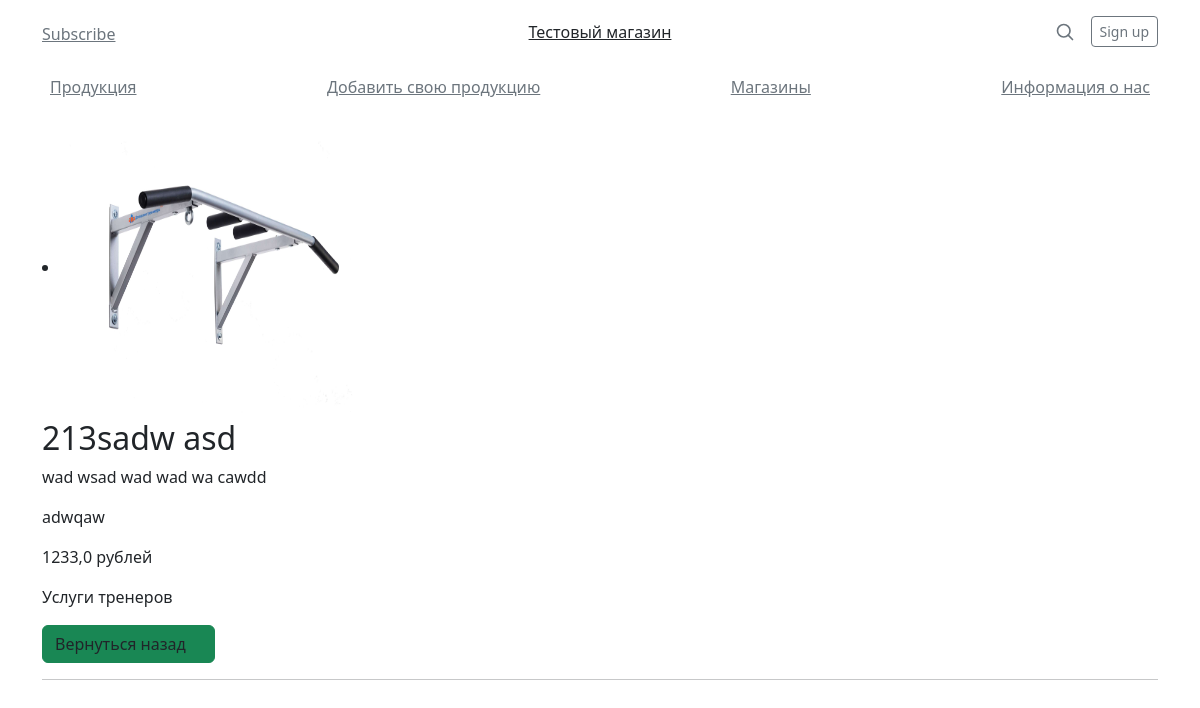
Page /tovar/5 on the earlier database version.
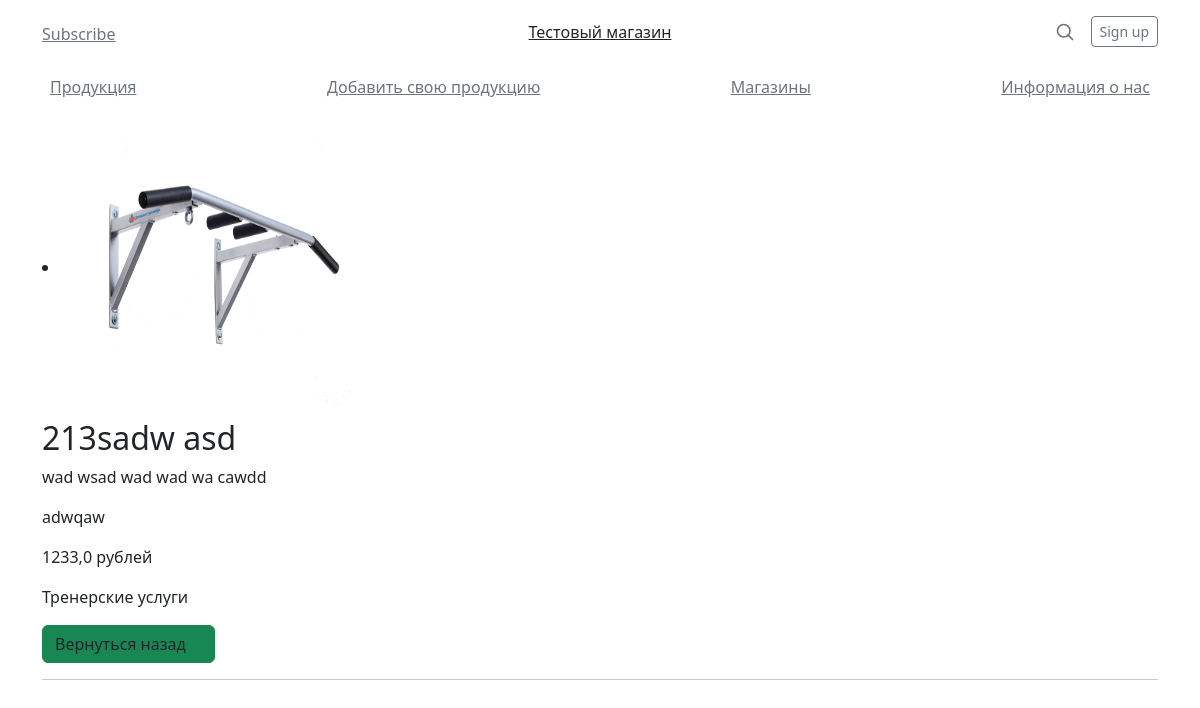
Same page on the later database version.
### shop_of_sportfood/models.py (models this page shows, shortened)
class Products(models.Model):
    name = models.CharField(max_length=200)
    description = models.TextField()
    photo = models.FileField(upload_to='photos/%Y/%m/%d/')
    price = models.FloatField()
    author = models.CharField(max_length=200)
    time_create = models.DateTimeField(auto_now_add=True)
    time_upload = models.DateTimeField(auto_now=True)
    cat = models.ForeignKey(Category, on_delete=models.PROTECT)
    class Meta:
        verbose_name = 'Продукты'
        verbose_name_plural = 'Продукты'

class Category(models.Model):
    name = models.CharField(max_length=30, unique=True, db_index=True)
    def __str__(self):
        return self.name
    class Meta:
        verbose_name = 'Категория'
        verbose_name_plural = 'Категории'
        ordering = ['id']

### shop_of_sportfood/views.py (the view)
# urls.py: path('tovar/<int:product_id>', views.show_product, name='tovar'),
def show_product(request, product_id):
    product = Products.objects.all()
    contex = {
        'product': product,
        'product_id': product_id,
    }
    return render(request, 'shop_of_sportfood/opred_product.html', contex)

### shop_of_sportfood/templates/shop_of_sportfood/opred_product.html (shortened to what this page needs)
{% extends 'shop_of_sportfood/base.html' %}
{% block content %}
    {% for i in product %}
        {% if i.pk == product_id %}
            <li>
            <img src="{{ i.photo.url}}" height="300" width="300">
            <h2>{{ i.name }}</h2>
            <p>{{ i.description }}</p>
            <p>{{ i.author }}</p>
            <p>{{ i.price }} рублей</p>
            <p>{{ i.cat }}</p>
             <button type="submit" class="btn btn-success"><a class ="me-3 py-2 text-dark text-decoration-none" href="{% url 'products' %}">Вернуться назад</a></button>
            <hr>
            </li>
        {% endif %}
    {% endfor %}
{% endblock %}

### shop_of_sportfood/templates/shop_of_sportfood/base.html (shortened to what this page needs)
<!doctype html>
<html lang="en">
<head>
    <link rel ="stylesheet" href="https://cdn.jsdelivr.net/npm/bootstrap@5.2.3/dist/css/bootstrap.min.css">
</head>
<body>
    <div class="container">
  <header class="blog-header lh-1 py-3">
    <div class="row flex-nowrap justify-content-between align-items-center">
      <div class="col-4 pt-1">
        <a class="link-secondary" href="https://vk.com/nekrashg">Subscribe</a>
      </div>
      <div class="col-4 text-center">
        <a class="blog-header-logo text-dark" href="{% url 'home' %}">Тестовый магазин</a>
      </div>
      <div class="col-4 d-flex justify-content-end align-items-center">
        <a class="link-secondary" href="#" aria-label="Search">
          <svg xmlns="http://www.w3.org/2000/svg" width="20" height="20" fill="none" stroke="currentColor" stroke-linecap="round" stroke-linejoin="round" stroke-width="2" class="mx-3" role="img" viewBox="0 0 24 24"><title>Search</title><circle cx="10.5" cy="10.5" r="7.5"></circle><path d="M21 21l-5.2-5.2"></path></svg>
        </a>
        <a class="btn btn-sm btn-outline-secondary" href="{% url 'sign up' %}">Sign up</a>
      </div>
    </div>
  </header>
  <div class="nav-scroller py-1 mb-2">
    <nav class="nav d-flex justify-content-between">
      <a class="p-2 link-secondary" href="{% url 'products' %}">Продукция</a>
      <a class="p-2 link-secondary" href="{% url 'dobavlen' %}">Добавить свою продукцию</a>
      <a class="p-2 link-secondary" href="{% url 'map'  %}">Магазины</a>
      <a class="p-2 link-secondary" href="{% url 'about' %}">Информация о нас</a>
    </nav>
  </div>
  {% block content %}
  {% endblock %}
</div>
</body>
</html>

Differences in the rows shown:
changed through a linked row, Products "213sadw asd": cat "Услуги тренеров" → "Тренерские услуги"
